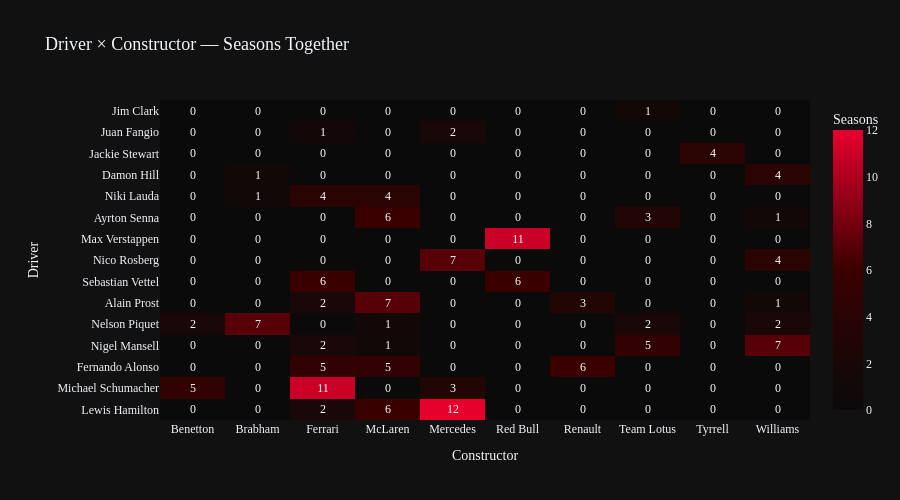

The notebook cell saved with this chart:
### Markdown cell above
## 7. Driver × Team Heatmap — Seasons Together

A matrix showing how many seasons the top drivers spent at each top team. Darker cells indicate longer partnerships.

### Code cell
top_drivers_15 = df.groupby('Driver')['Win'].sum().nlargest(15).index.tolist()
top_teams_10 = df.groupby('Constructor')['Win'].sum().nlargest(10).index.tolist()

heat_df = partnerships[
    partnerships['Driver'].isin(top_drivers_15) & 
    partnerships['Constructor'].isin(top_teams_10)
]

heat_pivot = heat_df.pivot_table(index='Driver', columns='Constructor', values='seasons', fill_value=0)
# Order by total seasons
heat_pivot = heat_pivot.loc[heat_pivot.sum(axis=1).sort_values(ascending=True).index]

fig = px.imshow(
    heat_pivot.values,
    labels=dict(x='Constructor', y='Driver', color='Seasons'),
    x=heat_pivot.columns.tolist(),
    y=heat_pivot.index.tolist(),
    color_continuous_scale=['#0a0a0a', '#3a0000', '#e8002d'],
    title='Driver × Constructor — Seasons Together',
    template='plotly_dark',
    aspect='auto'
)
fig.update_layout(
    font=dict(family='DM Sans'), title_font_size=18, height=500,
    margin=dict(l=160)
)
fig.update_traces(text=heat_pivot.values.astype(int), texttemplate='%{text}')
fig.show()

### Figure 1 — Plotly figure (JSON) as saved in the notebook; plotly's stock layout.template omitted (floating-point values rounded to 4 significant figures; data arrays with more than 128 entries replaced by an {"elided": "..."} marker saying what was removed)
{"data": [{"coloraxis": "coloraxis", "hovertemplate": "Constructor: %{x}<br>Driver: %{y}<br>Seasons: %{z}<extra></extra>", "name": "0", "text": {"elided": "15x10 int values"}, "texttemplate": "%{text}", "type": "heatmap", "x": ["Benetton", "Brabham", "Ferrari", "McLaren", "Mercedes", "Red Bull", "Renault", "Team Lotus", "Tyrrell", "Williams"], "xaxis": "x", "y": ["Jim Clark", "Juan Fangio", "Jackie Stewart", "Damon Hill", "Niki Lauda", "Ayrton Senna", "Max Verstappen", "Nico Rosberg", "Sebastian Vettel", "Alain Prost", "Nelson Piquet", "Nigel Mansell", "Fernando Alonso", "Michael Schumacher", "Lewis Hamilton"], "yaxis": "y", "z": {"elided": "15x10 float values"}}], "layout": {"coloraxis": {"colorbar": {"title": {"text": "Seasons"}}, "colorscale": [[0.0, "#0a0a0a"], [0.5, "#3a0000"], [1.0, "#e8002d"]]}, "font": {"family": "DM Sans"}, "height": 500, "margin": {"l": 160}, "title": {"font": {"size": 18}, "text": "Driver × Constructor — Seasons Together"}, "xaxis": {"anchor": "y", "domain": [0.0, 1.0], "title": {"text": "Constructor"}}, "yaxis": {"anchor": "x", "autorange": "reversed", "domain": [0.0, 1.0], "title": {"text": "Driver"}}}}
